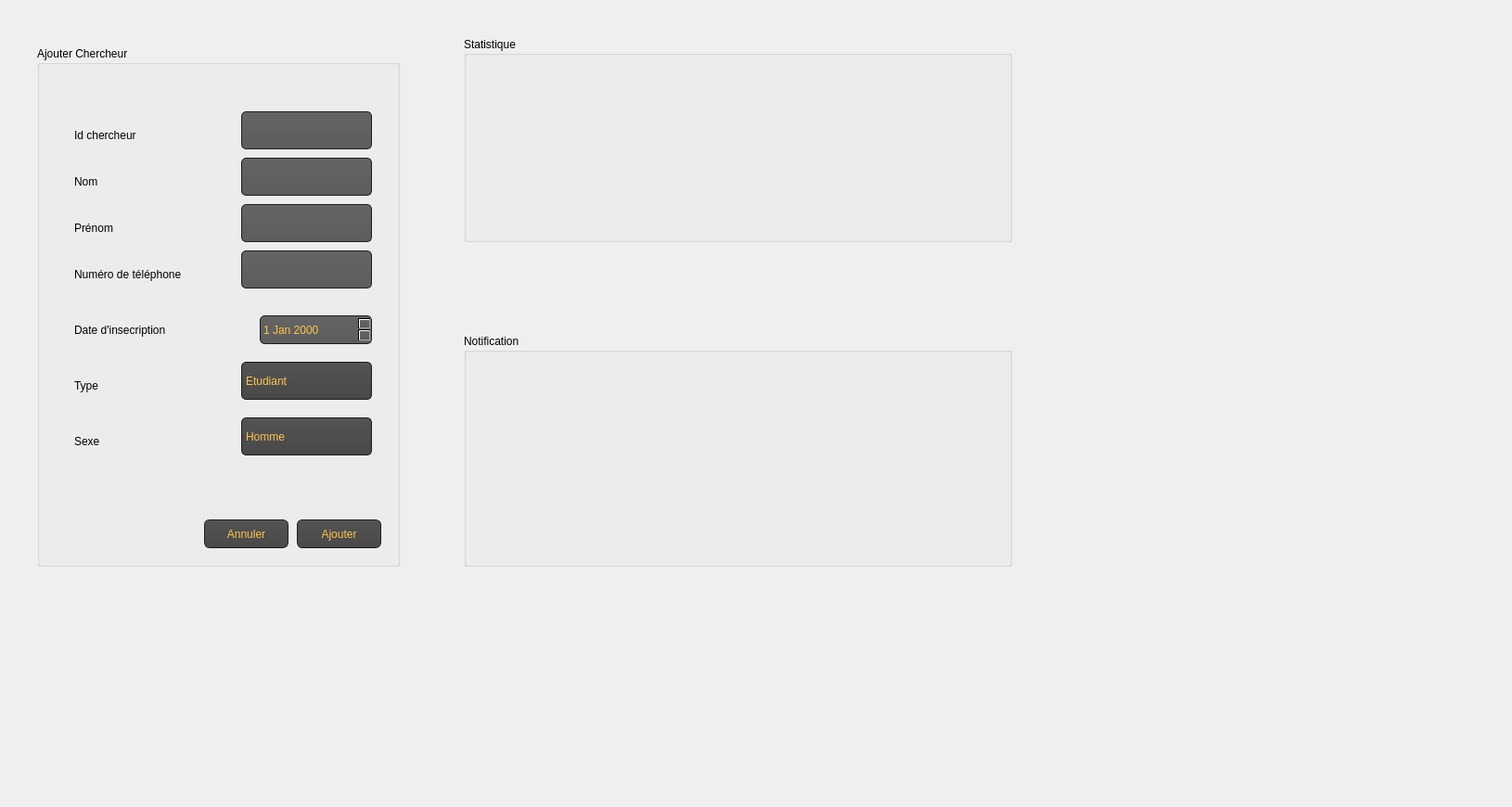
     <widget class="QWidget" name="tab_14">
      <attribute name="title">
       <string>Ajouter chercheur</string>
      </attribute>
      <widget class="QLabel" name="label_48">
       <property name="geometry">
        <rect>
         <x>-90</x>
         <y>-20</y>
         <width>1431</width>
         <height>831</height>
        </rect>
       </property>
       <property name="styleSheet">
        <string notr="true">file:///C:/Users/Dell/Downloads/wallpaperflare.com_wallpaper (1).png</string>
       </property>
       <property name="text">
        <string/>
       </property>
       <property name="pixmap">
        <pixmap>../../../Downloads/wallpaperflare.com_wallpaper (1).png</pixmap>
       </property>
      </widget>
      <widget class="QLabel" name="label_49">
       <property name="geometry">
        <rect>
         <x>20</x>
         <y>30</y>
         <width>441</width>
         <height>601</height>
        </rect>
       </property>
       <property name="text">
        <string/>
       </property>
       <property name="pixmap">
        <pixmap>../../qt/Sans titre-1.png</pixmap>
       </property>
      </widget>
      <widget class="QGroupBox" name="groupBox_6">
       <property name="geometry">
        <rect>
         <x>40</x>
         <y>50</y>
         <width>391</width>
         <height>561</height>
        </rect>
       </property>
       <property name="styleSheet">
        <string notr="true">font: 10pt &quot;MS Shell Dlg 2&quot;;</string>
       </property>
       <property name="title">
        <string>Ajouter Chercheur</string>
       </property>
       <widget class="QLabel" name="label_50">
        <property name="geometry">
         <rect>
          <x>10</x>
          <y>30</y>
          <width>371</width>
          <height>521</height>
         </rect>
        </property>
        <property name="styleSheet">
         <string notr="true">font: 8pt &quot;MS Shell Dlg 2&quot;;
font: 75 8pt &quot;MS Shell Dlg 2&quot;;
font: 10pt &quot;Segoe Print&quot;;
font: 12pt &quot;Andalus&quot;;</string>
        </property>
        <property name="text">
         <string/>
        </property>
        <property name="pixmap">
         <pixmap>../../qt/Sans titre.png</pixmap>
        </property>
       </widget>
       <widget class="QLabel" name="label_51">
        <property name="geometry">
         <rect>
          <x>40</x>
          <y>70</y>
          <width>191</width>
          <height>51</height>
         </rect>
        </property>
        <property name="styleSheet">
         <string notr="true">font: 75 10pt &quot;MS Shell Dlg 2&quot;;</string>
        </property>
        <property name="text">
         <string>Id chercheur</string>
        </property>
       </widget>
       <widget class="QLabel" name="label_52">
        <property name="geometry">
         <rect>
          <x>40</x>
          <y>120</y>
          <width>201</width>
          <height>51</height>
         </rect>
        </property>
        <property name="styleSheet">
         <string notr="true">font: 75 10pt &quot;MS Shell Dlg 2&quot;;</string>
        </property>
        <property name="text">
         <string>Nom</string>
        </property>
       </widget>
       <widget class="QLabel" name="label_53">
        <property name="geometry">
         <rect>
          <x>40</x>
          <y>170</y>
          <width>131</width>
          <height>51</height>
         </rect>
        </property>
        <property name="styleSheet">
         <string notr="true">font: 75 10pt &quot;MS Shell Dlg 2&quot;;</string>
        </property>
        <property name="text">
         <string>Prénom</string>
        </property>
       </widget>
       <widget class="QLabel" name="label_54">
        <property name="geometry">
         <rect>
          <x>40</x>
          <y>220</y>
          <width>221</width>
          <height>51</height>
         </rect>
        </property>
        <property name="styleSheet">
         <string notr="true">font: 75 10pt &quot;MS Shell Dlg 2&quot;;</string>
        </property>
        <property name="text">
         <string>Numéro de téléphone</string>
        </property>
       </widget>
       <widget class="QLabel" name="label_55">
        <property name="geometry">
         <rect>
          <x>40</x>
          <y>280</y>
          <width>201</width>
          <height>51</height>
         </rect>
        </property>
        <property name="styleSheet">
         <string notr="true">font: 75 10pt &quot;MS Shell Dlg 2&quot;;</string>
        </property>
        <property name="text">
         <string>Date d'insecription</string>
        </property>
       </widget>
       <widget class="QLabel" name="label_56">
        <property name="geometry">
         <rect>
          <x>40</x>
          <y>340</y>
          <width>151</width>
          <height>51</height>
         </rect>
        </property>
        <property name="styleSheet">
         <string notr="true">font: 75 10pt &quot;MS Shell Dlg 2&quot;;</string>
        </property>
        <property name="text">
         <string>Type</string>
        </property>
       </widget>
       <widget class="QLineEdit" name="line_edit_id">
        <property name="geometry">
         <rect>
          <x>220</x>
          <y>70</y>
          <width>141</width>
          <height>41</height>
         </rect>
        </property>
        <property name="styleSheet">
         <string notr="true">QLineEdit
{
    background-color: QLinearGradient( x1: 0, y1: 0, x2: 0, y2: 1, stop: 0 #ffc34a, stop: 0 #646464, stop: 1 #5d5d5d);
    padding: 1px;
    border-style: solid;
    border: 1px solid #1e1e1e;
    border-radius: 5;
}</string>
        </property>
        <property name="maxLength">
         <number>8</number>
        </property>
       </widget>
       <widget class="QLineEdit" name="le_nom_3">
        <property name="geometry">
         <rect>
          <x>220</x>
          <y>120</y>
          <width>141</width>
          <height>41</height>
         </rect>
        </property>
        <property name="styleSheet">
         <string notr="true">QLineEdit
{
    background-color: QLinearGradient( x1: 0, y1: 0, x2: 0, y2: 1, stop: 0 #ffc34a, stop: 0 #646464, stop: 1 #5d5d5d);
    padding: 1px;
    border-style: solid;
    border: 1px solid #1e1e1e;
    border-radius: 5;
}</string>
        </property>
       </widget>
       <widget class="QLineEdit" name="le_prenom">
        <property name="geometry">
         <rect>
          <x>220</x>
          <y>170</y>
          <width>141</width>
          <height>41</height>
         </rect>
        </property>
        <property name="styleSheet">
         <string notr="true">QLineEdit
{
    background-color: QLinearGradient( x1: 0, y1: 0, x2: 0, y2: 1, stop: 0 #ffc34a, stop: 0 #646464, stop: 1 #5d5d5d);
    padding: 1px;
    border-style: solid;
    border: 1px solid #1e1e1e;
    border-radius: 5;
}</string>
        </property>
       </widget>
       <widget class="QLineEdit" name="le_numtlf">
        <property name="geometry">
         <rect>
          <x>220</x>
          <y>220</y>
          <width>141</width>
          <height>41</height>
         </rect>
        </property>
        <property name="styleSheet">
         <string notr="true">QLineEdit
{
    background-color: QLinearGradient( x1: 0, y1: 0, x2: 0, y2: 1, stop: 0 #ffc34a, stop: 0 #646464, stop: 1 #5d5d5d);
    padding: 1px;
    border-style: solid;
    border: 1px solid #1e1e1e;
    border-radius: 5;
}</string>
        </property>
        <property name="maxLength">
         <number>8</number>
        </property>
       </widget>
       <widget class="QPushButton" name="pb_ajouter_2">
        <property name="geometry">
         <rect>
          <x>280</x>
          <y>510</y>
          <width>91</width>
          <height>31</height>
         </rect>
        </property>
        <property name="styleSheet">
         <string notr="true">QPushButton
{
    color: #ffc34a;
    background-color: QLinearGradient( x1: 0, y1: 0, x2: 0, y2: 1, stop: 0 #565656, stop: 0.1 #525252, stop: 0.5 #4e4e4e, stop: 0.9 #4a4a4a, stop: 1 #464646);
    border-width: 1px;
    border-color: #1e1e1e;
    border-style: solid;
    border-radius: 6;
    padding: 3px;
    font-size: 12px;
    padding-left: 5px;
    padding-right: 5px;
}

QPushButton:pressed
{
    background-color: QLinearGradient( x1: 0, y1: 0, x2: 0, y2: 1, stop: 0 #2d2d2d, stop: 0.1 #2b2b2b, stop: 0.5 #292929, stop: 0.9 #282828, stop: 1 #252525);
}</string>
        </property>
        <property name="text">
         <string>Ajouter</string>
        </property>
       </widget>
       <widget class="QPushButton" name="pushButton_annuler_2">
        <property name="geometry">
         <rect>
          <x>180</x>
          <y>510</y>
          <width>91</width>
          <height>31</height>
         </rect>
        </property>
        <property name="styleSheet">
         <string notr="true">QPushButton
{
    color: #ffc34a;
    background-color: QLinearGradient( x1: 0, y1: 0, x2: 0, y2: 1, stop: 0 #565656, stop: 0.1 #525252, stop: 0.5 #4e4e4e, stop: 0.9 #4a4a4a, stop: 1 #464646);
    border-width: 1px;
    border-color: #1e1e1e;
    border-style: solid;
    border-radius: 6;
    padding: 3px;
    font-size: 12px;
    padding-left: 5px;
    padding-right: 5px;
}

QPushButton:pressed
{
    background-color: QLinearGradient( x1: 0, y1: 0, x2: 0, y2: 1, stop: 0 #2d2d2d, stop: 0.1 #2b2b2b, stop: 0.5 #292929, stop: 0.9 #282828, stop: 1 #252525);
}</string>
        </property>
        <property name="text">
         <string>Annuler</string>
        </property>
       </widget>
       <widget class="QDateEdit" name="le_datenaissance">
        <property name="geometry">
         <rect>
          <x>240</x>
          <y>290</y>
          <width>121</width>
          <height>31</height>
         </rect>
        </property>
        <property name="styleSheet">
         <string notr="true">QDateEdit
{
color: #ffc34a;
    background-color: QLinearGradient( x1: 0, y1: 0, x2: 0, y2: 1, stop: 0 #ffc34a, stop: 0 #646464, stop: 1 #5d5d5d);
    padding: 1px;
    border-style: solid;
    border: 1px solid #1e1e1e;
    border-radius: 5;
}</string>
        </property>
       </widget>
       <widget class="QComboBox" name="comboBox_3">
        <property name="geometry">
         <rect>
          <x>220</x>
          <y>340</y>
          <width>141</width>
          <height>41</height>
         </rect>
        </property>
        <property name="styleSheet">
         <string notr="true">QComboBox
{
 color: #ffc34a;
    selection-background-color: #ffaa00;
    background-color: QLinearGradient( x1: 0, y1: 0, x2: 0, y2: 1, stop: 0 #565656, stop: 0.1 #525252, stop: 0.5 #4e4e4e, stop: 0.9 #4a4a4a, stop: 1 #464646);
    border-style: solid;
    border: 1px solid #1e1e1e;
    border-radius: 5;
}

QComboBox:hover,QPushButton:hover
{
    border: 2px solid QLinearGradient( x1: 0, y1: 0, x2: 0, y2: 1, stop: 0 #ffa02f, stop: 1 #d7801a);
}


QComboBox:on
{
    padding-top: 3px;
    padding-left: 4px;
    background-color: QLinearGradient( x1: 0, y1: 0, x2: 0, y2: 1, stop: 0 #2d2d2d, stop: 0.1 #2b2b2b, stop: 0.5 #292929, stop: 0.9 #282828, stop: 1 #252525);
    selection-background-color: #ffaa00;
}

QComboBox QAbstractItemView
{
    border: 2px solid darkgray;
    selection-background-color: QLinearGradient( x1: 0, y1: 0, x2: 0, y2: 1, stop: 0 #ffa02f, stop: 1 #d7801a);
}

QComboBox::drop-down
{
     subcontrol-origin: padding;
     subcontrol-position: top right;
     width: 15px;

     border-left-width: 0px;
     border-left-color: darkgray;
     border-left-style: solid; /* just a single line */
     border-top-right-radius: 3px; /* same radius as the QComboBox */
     border-bottom-right-radius: 3px;
 }

QComboBox::down-arrow
{
     image: url(:/down_arrow.png);
}</string>
        </property>
        <item>
         <property name="text">
          <string>Etudiant</string>
         </property>
        </item>
        <item>
         <property name="text">
          <string>Chercheur</string>
         </property>
        </item>
       </widget>
       <widget class="QLabel" name="label_57">
        <property name="geometry">
         <rect>
          <x>40</x>
          <y>400</y>
          <width>151</width>
          <height>51</height>
         </rect>
        </property>
        <property name="styleSheet">
         <string notr="true">font: 75 10pt &quot;MS Shell Dlg 2&quot;;</string>
        </property>
        <property name="text">
         <string>Sexe</string>
        </property>
       </widget>
       <widget class="QComboBox" name="sexe">
        <property name="geometry">
         <rect>
          <x>220</x>
          <y>400</y>
          <width>141</width>
          <height>41</height>
         </rect>
        </property>
        <property name="styleSheet">
         <string notr="true">QComboBox
{
 color: #ffc34a;
    selection-background-color: #ffaa00;
    background-color: QLinearGradient( x1: 0, y1: 0, x2: 0, y2: 1, stop: 0 #565656, stop: 0.1 #525252, stop: 0.5 #4e4e4e, stop: 0.9 #4a4a4a, stop: 1 #464646);
    border-style: solid;
    border: 1px solid #1e1e1e;
    border-radius: 5;
}

QComboBox:hover,QPushButton:hover
{
    border: 2px solid QLinearGradient( x1: 0, y1: 0, x2: 0, y2: 1, stop: 0 #ffa02f, stop: 1 #d7801a);
}


QComboBox:on
{
    padding-top: 3px;
    padding-left: 4px;
    background-color: QLinearGradient( x1: 0, y1: 0, x2: 0, y2: 1, stop: 0 #2d2d2d, stop: 0.1 #2b2b2b, stop: 0.5 #292929, stop: 0.9 #282828, stop: 1 #252525);
    selection-background-color: #ffaa00;
}

QComboBox QAbstractItemView
{
    border: 2px solid darkgray;
    selection-background-color: QLinearGradient( x1: 0, y1: 0, x2: 0, y2: 1, stop: 0 #ffa02f, stop: 1 #d7801a);
}

QComboBox::drop-down
{
     subcontrol-origin: padding;
     subcontrol-position: top right;
     width: 15px;

     border-left-width: 0px;
     border-left-color: darkgray;
     border-left-style: solid; /* just a single line */
     border-top-right-radius: 3px; /* same radius as the QComboBox */
     border-bottom-right-radius: 3px;
 }

QComboBox::down-arrow
{
     image: url(:/down_arrow.png);
}</string>
        </property>
        <item>
         <property name="text">
          <string>Homme</string>
         </property>
        </item>
        <item>
         <property name="text">
          <string>Femme</string>
         </property>
        </item>
       </widget>
      </widget>
      <widget class="QLabel" name="label_58">
       <property name="geometry">
        <rect>
         <x>480</x>
         <y>30</y>
         <width>631</width>
         <height>251</height>
        </rect>
       </property>
       <property name="text">
        <string/>
       </property>
       <property name="pixmap">
        <pixmap>../../qt/Sans titre-1.png</pixmap>
       </property>
      </widget>
      <widget class="QGroupBox" name="groupBox_7">
       <property name="geometry">
        <rect>
         <x>500</x>
         <y>40</y>
         <width>591</width>
         <height>221</height>
        </rect>
       </property>
       <property name="styleSheet">
        <string notr="true">font: 8pt &quot;Segoe UI Semilight&quot;;
font: 8pt &quot;MS Shell Dlg 2&quot;;

font: 24pt &quot;MS Shell Dlg 2&quot;;
font: 14pt &quot;MS Shell Dlg 2&quot;;</string>
       </property>
       <property name="title">
        <string>Statistique</string>
       </property>
      </widget>
      <widget class="QLabel" name="label_59">
       <property name="geometry">
        <rect>
         <x>480</x>
         <y>340</y>
         <width>631</width>
         <height>291</height>
        </rect>
       </property>
       <property name="text">
        <string/>
       </property>
       <property name="pixmap">
        <pixmap>../../qt/Sans titre-1.png</pixmap>
       </property>
      </widget>
      <widget class="QGroupBox" name="groupBox_8">
       <property name="geometry">
        <rect>
         <x>500</x>
         <y>360</y>
         <width>591</width>
         <height>251</height>
        </rect>
       </property>
       <property name="styleSheet">
        <string notr="true">font: 8pt &quot;Segoe UI Semilight&quot;;
font: 8pt &quot;MS Shell Dlg 2&quot;;

font: 24pt &quot;MS Shell Dlg 2&quot;;
font: 14pt &quot;MS Shell Dlg 2&quot;;</string>
       </property>
       <property name="title">
        <string>Notification</string>
       </property>
      </widget>
      <widget class="QLabel" name="label_60">
       <property name="geometry">
        <rect>
         <x>480</x>
         <y>30</y>
         <width>631</width>
         <height>261</height>
        </rect>
       </property>
       <property name="text">
        <string/>
       </property>
       <property name="pixmap">
        <pixmap>../../Sans titre-1.png</pixmap>
       </property>
      </widget>
      <widget class="QLabel" name="label_61">
       <property name="geometry">
        <rect>
         <x>480</x>
         <y>350</y>
         <width>641</width>
         <height>291</height>
        </rect>
       </property>
       <property name="text">
        <string/>
       </property>
       <property name="pixmap">
        <pixmap>../../Sans titre-1.png</pixmap>
       </property>
      </widget>
      <widget class="QLabel" name="label_88">
       <property name="geometry">
        <rect>
         <x>-120</x>
         <y>0</y>
         <width>1621</width>
         <height>861</height>
        </rect>
       </property>
       <property name="text">
        <string/>
       </property>
       <property name="pixmap">
        <pixmap>../wallpaperflare.com_wallpaper (1) (1).png</pixmap>
       </property>
      </widget>
      <zorder>label_88</zorder>
      <zorder>label_48</zorder>
      <zorder>label_49</zorder>
      <zorder>groupBox_6</zorder>
      <zorder>label_58</zorder>
      <zorder>groupBox_7</zorder>
      <zorder>label_59</zorder>
      <zorder>groupBox_8</zorder>
      <zorder>label_60</zorder>
      <zorder>label_61</zorder>
     </widget>
